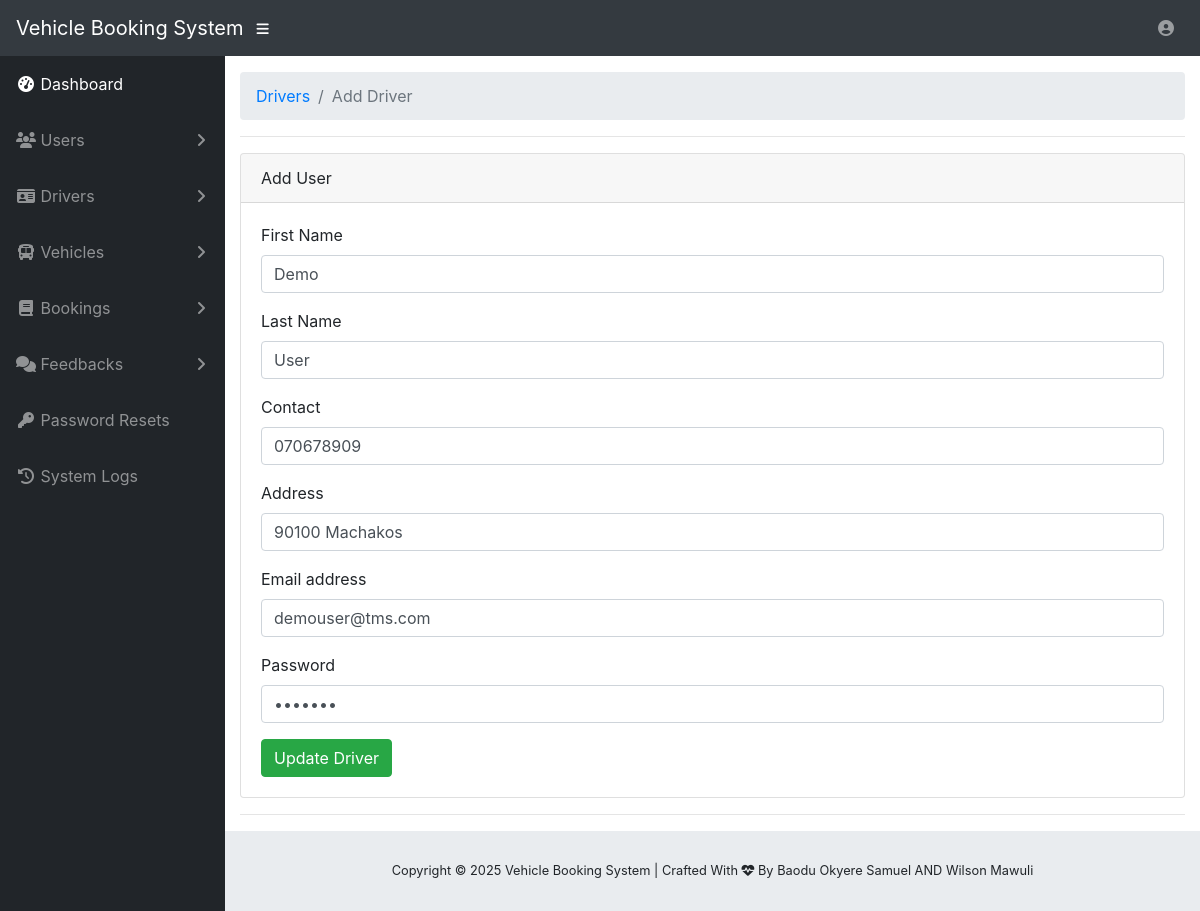
The page /admin-manage-single-driver.php?u_id=3 (signed in) on the database its author committed.
### tables this page shows
CREATE TABLE IF NOT EXISTS `tms_user` (
  `u_id` int(20) NOT NULL,
  `u_fname` varchar(200) NOT NULL,
  `u_lname` varchar(200) NOT NULL,
  `u_phone` varchar(200) NOT NULL,
  `u_addr` varchar(200) NOT NULL,
  `u_category` varchar(200) NOT NULL,
  `u_email` varchar(200) NOT NULL,
  `u_pwd` varchar(20) NOT NULL,
  `u_car_type` varchar(200) NOT NULL,
  `u_car_regno` varchar(200) NOT NULL,
  `u_car_bookdate` varchar(200) NOT NULL,
  `u_car_book_status` varchar(200) NOT NULL
);

### admin-manage-single-driver.php (the view, shortened to what this page needs)
<?php
  include('vendor/inc/config.php');
?>
<!DOCTYPE html>
<html lang="en">
<?php include('vendor/inc/head.php');?>
<body id="page-top">
  <?php include("vendor/inc/nav.php");?>
  <div id="wrapper">
    <?php include("vendor/inc/sidebar.php");?>
    <div id="content-wrapper">
      <div class="container-fluid">
        <ol class="breadcrumb">
          <li class="breadcrumb-item">
            <a href="#">Drivers</a>
          </li>
          <li class="breadcrumb-item active">Add Driver</li>
        </ol>
        <hr>
        <div class="card">
        <div class="card-header">
          Add User
        </div>
        <div class="card-body">
          <?php
            $aid=$_GET['u_id'];
            $ret="select * from tms_user where u_id=?";
            $stmt= $mysqli->prepare($ret) ;
            $stmt->bind_param('i',$aid);
            $stmt->execute() ;
            $res=$stmt->get_result();
            while($row=$res->fetch_object())
        {
        ?>
          <form method ="POST">
            <div class="form-group">
                <label for="exampleInputEmail1">First Name</label>
                <input type="text" value="<?php echo $row->u_fname;?>" required class="form-control" id="exampleInputEmail1" name="u_fname">
            </div>
            <div class="form-group">
                <label for="exampleInputEmail1">Last Name</label>
                <input type="text" class="form-control" value="<?php echo $row->u_lname;?>" id="exampleInputEmail1" name="u_lname">
            </div>
            <div class="form-group">
                <label for="exampleInputEmail1">Contact</label>
                <input type="text" class="form-control" value="<?php echo $row->u_phone;?>" id="exampleInputEmail1" name="u_phone">
            </div>
            <div class="form-group">
                <label for="exampleInputEmail1">Address</label>
                <input type="text" class="form-control" value="<?php echo $row->u_addr;?>" id="exampleInputEmail1" name="u_addr">
            </div>
            <div class="form-group">
                <label for="exampleInputEmail1">Email address</label>
                <input type="email" value="<?php echo $row->u_email;?>" class="form-control" name="u_email"">
            </div>
            <div class="form-group">
                <label for="exampleInputPassword1">Password</label>
                <input type="password" class="form-control" value="<?php echo $row->u_pwd;?>" name="u_pwd" id="exampleInputPassword1">
            </div>
            <button type="submit" name="update_user" class="btn btn-success">Update Driver</button>
          </form>
        <?php }?>
        </div>
      </div>
      <hr>
      <?php include("vendor/inc/footer.php");?>
    </div>
  </div>
</body>
</html>

### rows shown on the page
tms_user: u_fname "Demo", u_lname "User", u_phone "070678909", u_addr "90100 Machakos", u_email "demouser@tms.com"
